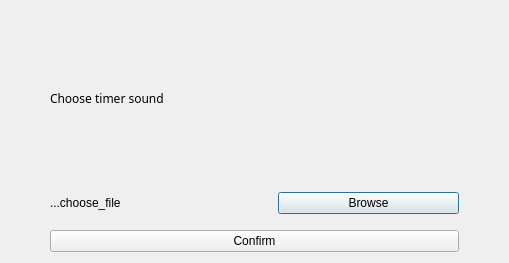
<?xml version="1.0" encoding="UTF-8"?>
<ui version="4.0">
 <class>settings_dialog</class>
 <widget class="QDialog" name="settings_dialog">
  <property name="windowModality">
   <enum>Qt::NonModal</enum>
  </property>
  <property name="geometry">
   <rect>
    <x>0</x>
    <y>0</y>
    <width>509</width>
    <height>263</height>
   </rect>
  </property>
  <property name="windowTitle">
   <string> Settings</string>
  </property>
  <property name="windowIcon">
   <iconset>
    <normaloff>settings.png</normaloff>settings.png</iconset>
  </property>
  <layout class="QVBoxLayout" name="verticalLayout">
   <property name="leftMargin">
    <number>50</number>
   </property>
   <property name="rightMargin">
    <number>50</number>
   </property>
   <item>
    <widget class="QLabel" name="label_2">
     <property name="font">
      <font>
       <family>Oswald</family>
      </font>
     </property>
     <property name="text">
      <string>Choose timer sound</string>
     </property>
    </widget>
   </item>
   <item>
    <layout class="QHBoxLayout" name="horizontalLayout_2">
     <item>
      <widget class="QLabel" name="f_timer_label">
       <property name="text">
        <string>...choose_file</string>
       </property>
      </widget>
     </item>
     <item>
      <spacer name="horizontalSpacer">
       <property name="orientation">
        <enum>Qt::Horizontal</enum>
       </property>
       <property name="sizeType">
        <enum>QSizePolicy::Fixed</enum>
       </property>
       <property name="sizeHint" stdset="0">
        <size>
         <width>40</width>
         <height>20</height>
        </size>
       </property>
      </spacer>
     </item>
     <item>
      <widget class="QPushButton" name="timer_browse_button">
       <property name="text">
        <string>Browse</string>
       </property>
      </widget>
     </item>
    </layout>
   </item>
   <item>
    <spacer name="verticalSpacer">
     <property name="orientation">
      <enum>Qt::Vertical</enum>
     </property>
     <property name="sizeType">
      <enum>QSizePolicy::Fixed</enum>
     </property>
     <property name="sizeHint" stdset="0">
      <size>
       <width>20</width>
       <height>10</height>
      </size>
     </property>
    </spacer>
   </item>
   <item>
    <widget class="QPushButton" name="confirm_button">
     <property name="text">
      <string>Confirm</string>
     </property>
    </widget>
   </item>
  </layout>
 </widget>
 <resources/>
 <connections/>
</ui>
